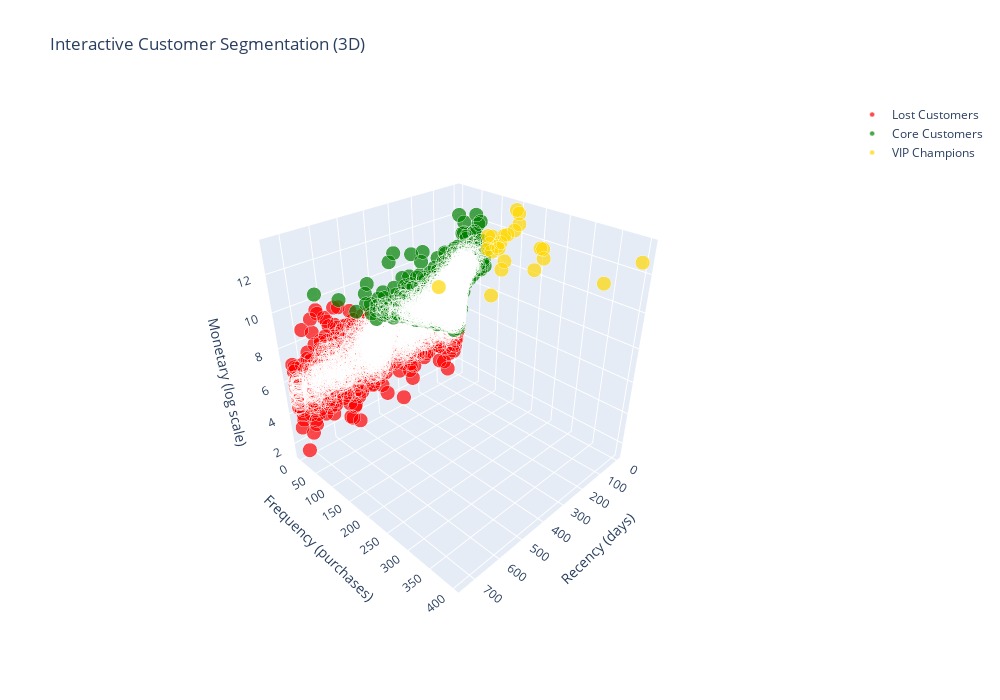

Source (notebook cell):
### Code cell
import plotly.graph_objects as go

print("=== CREATING INTERACTIVE 3D VISUALIZATION ===\n")

# Create interactive 3D scatter plot with Plotly
fig = go.Figure()

colors_plotly = ['red', 'green', 'gold']
cluster_names = ['Lost Customers', 'Core Customers', 'VIP Champions']

for i in range(optimal_k):
    cluster_data = rfm[rfm['Cluster'] == i]
    
    # Create hover text with customer details
    hover_text = [
        f"Customer ID: {cid}<br>" +
        f"Recency: {r} days<br>" +
        f"Frequency: {f} purchases<br>" +
        f"Monetary: ${m:,.0f}<br>" +
        f"Segment: {cluster_names[i]}"
        for cid, r, f, m in zip(
            cluster_data['CustomerID'],
            cluster_data['Recency'],
            cluster_data['Frequency'],
            cluster_data['Monetary']
        )
    ]
    
    fig.add_trace(go.Scatter3d(
        x=cluster_data['Recency'],
        y=cluster_data['Frequency'],
        z=np.log1p(cluster_data['Monetary']),  # Log scale for better visualization
        mode='markers',
        name=cluster_names[i],
        marker=dict(
            size=5,
            color=colors_plotly[i],
            opacity=0.7,
            line=dict(width=0.5, color='white')
        ),
        text=hover_text,
        hovertemplate='%{text}<extra></extra>'
    ))

fig.update_layout(
    title='Interactive Customer Segmentation (3D)',
    scene=dict(
        xaxis_title='Recency (days)',
        yaxis_title='Frequency (purchases)',
        zaxis_title='Monetary (log scale)',
        camera=dict(
            eye=dict(x=1.5, y=1.5, z=1.3)
        )
    ),
    width=1000,
    height=700,
    showlegend=True
)

fig.show()

# Save as HTML for dashboard
fig.write_html('../data/processed/interactive_3d_segments.html')
print("✓ Saved interactive 3D plot as HTML")
print("✓ You can rotate, zoom, and hover over points!")

### Figure 1 — Plotly figure (JSON) as saved in the notebook; plotly's stock layout.template omitted (floating-point values rounded to 4 significant figures; data arrays with more than 128 entries replaced by an {"elided": "..."} marker saying what was removed)
{"data": [{"hovertemplate": "%{text}<extra></extra>", "marker": {"color": "red", "line": {"color": "white", "width": 0.5}, "opacity": 0.7, "size": 5}, "mode": "markers", "name": "Lost Customers", "text": {"elided": "2283 str values"}, "type": "scatter3d", "x": {"elided": "2283 int values"}, "y": {"elided": "2283 int values"}, "z": {"elided": "2283 float values"}}, {"hovertemplate": "%{text}<extra></extra>", "marker": {"color": "green", "line": {"color": "white", "width": 0.5}, "opacity": 0.7, "size": 5}, "mode": "markers", "name": "Core Customers", "text": {"elided": "3571 str values"}, "type": "scatter3d", "x": {"elided": "3571 int values"}, "y": {"elided": "3571 int values"}, "z": {"elided": "3571 float values"}}, {"hovertemplate": "%{text}<extra></extra>", "marker": {"color": "gold", "line": {"color": "white", "width": 0.5}, "opacity": 0.7, "size": 5}, "mode": "markers", "name": "VIP Champions", "text": ["Customer ID: 12471<br>Recency: 2 days<br>Frequency: 79 purchases<br>Monetary: $39,964<br>Segment: VIP Champions", "Customer ID: 12748<br>Recency: 1 days<br>Frequency: 336 purchases<br>Monetary: $56,599<br>Segment: VIP Champions", "Customer ID: 12971<br>Recency: 4 days<br>Frequency: 116 purchases<br>Monetary: $15,973<br>Segment: VIP Champions", "Customer ID: 13089<br>Recency: 3 days<br>Frequency: 203 purchases<br>Monetary: $116,738<br>Segment: VIP Champions", "Customer ID: 13408<br>Recency: 2 days<br>Frequency: 106 purchases<br>Monetary: $51,733<br>Segment: VIP Champions", "Customer ID: 13694<br>Recency: 4 days<br>Frequency: 143 purchases<br>Monetary: $196,483<br>Segment: VIP Champions", "Customer ID: 13798<br>Recency: 1 days<br>Frequency: 110 purchases<br>Monetary: $75,837<br>Segment: VIP Champions", "Customer ID: 14156<br>Recency: 10 days<br>Frequency: 156 purchases<br>Monetary: $313,946<br>Segment: VIP Champions", "Customer ID: 14298<br>Recency: 8 days<br>Frequency: 82 purchases<br>Monetary: $91,194<br>Segment: VIP Champions", "Customer ID: 14527<br>Recency: 3 days<br>Frequency: 122 purchases<br>Monetary: $27,792<br>Segment: VIP Champions", "Customer ID: 14606<br>Recency: 1 days<br>Frequency: 192 purchases<br>Monetary: $30,861<br>Segment: VIP Champions", "Customer ID: 14646<br>Recency: 2 days<br>Frequency: 151 purchases<br>Monetary: $528,603<br>Segment: VIP Champions", "Customer ID: 14911<br>Recency: 1 days<br>Frequency: 398 purchases<br>Monetary: $295,973<br>Segment: VIP Champions", "Customer ID: 15039<br>Recency: 10 days<br>Frequency: 93 purchases<br>Monetary: $40,031<br>Segment: VIP Champions", "Customer ID: 15061<br>Recency: 4 days<br>Frequency: 127 purchases<br>Monetary: $137,819<br>Segment: VIP Champions", "Customer ID: 15311<br>Recency: 1 days<br>Frequency: 208 purchases<br>Monetary: $116,771<br>Segment: VIP Champions", "Customer ID: 16013<br>Recency: 4 days<br>Frequency: 84 purchases<br>Monetary: $57,446<br>Segment: VIP Champions", "Customer ID: 16029<br>Recency: 39 days<br>Frequency: 107 purchases<br>Monetary: $122,209<br>Segment: VIP Champions", "Customer ID: 16422<br>Recency: 17 days<br>Frequency: 109 purchases<br>Monetary: $63,651<br>Segment: VIP Champions", "Customer ID: 17841<br>Recency: 2 days<br>Frequency: 211 purchases<br>Monetary: $70,884<br>Segment: VIP Champions", "Customer ID: 17850<br>Recency: 372 days<br>Frequency: 155 purchases<br>Monetary: $56,600<br>Segment: VIP Champions", "Customer ID: 17949<br>Recency: 1 days<br>Frequency: 118 purchases<br>Monetary: $118,628<br>Segment: VIP Champions", "Customer ID: 17961<br>Recency: 21 days<br>Frequency: 100 purchases<br>Monetary: $2,996<br>Segment: VIP Champions", "Customer ID: 18102<br>Recency: 1 days<br>Frequency: 145 purchases<br>Monetary: $608,822<br>Segment: VIP Champions"], "type": "scatter3d", "x": [2, 1, 4, 3, 2, 4, 1, 10, 8, 3, 1, 2, 1, 10, 4, 1, 4, 39, 17, 2, 372, 1, 21, 1], "y": [79, 336, 116, 203, 106, 143, 110, 156, 82, 122, 192, 151, 398, 93, 127, 208, 84, 107, 109, 211, 155, 118, 100, 145], "z": [10.6, 10.94, 9.679, 11.67, 10.85, 12.19, 11.24, 12.66, 11.42, 10.23, 10.34, 13.18, 12.6, 10.6, 11.83, 11.67, 10.96, 11.71, 11.06, 11.17, 10.94, 11.68, 8.005, 13.32]}], "layout": {"height": 700, "scene": {"camera": {"eye": {"x": 1.5, "y": 1.5, "z": 1.3}}, "xaxis": {"title": {"text": "Recency (days)"}}, "yaxis": {"title": {"text": "Frequency (purchases)"}}, "zaxis": {"title": {"text": "Monetary (log scale)"}}}, "showlegend": true, "title": {"text": "Interactive Customer Segmentation (3D)"}, "width": 1000}}
